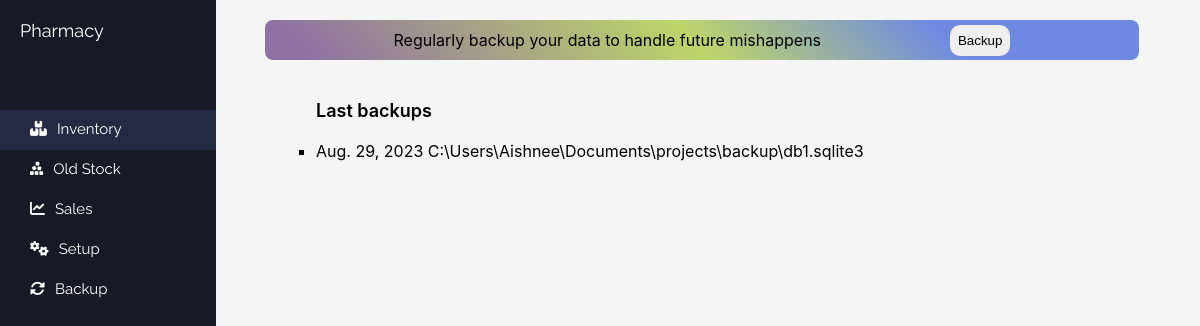
The app's page /backup (signed in) with its own data.
### inventory/models.py (models this page shows, shortened)
class backup(models.Model):
    name = models.CharField(max_length=100)
    date = models.DateField(auto_now_add=True)

### inventory/views.py (the view, shortened to what this page needs)
# urls.py: path('backup',backupdb),
@login_required
def backupdb(request):
    if checkProfile(request):
        return redirect('/setup')
    try:
        data = backup.objects.all()
        return render(request,'backup.html',{'data':data,'isData':True})
    except:
        return render(request,'backup.html',{'isData':False})

### inventory/views.py (called while the page is built)
def checkProfile(request):
    try:
        profile.objects.get(id=1)
    except:
        return True

### templates/backup.html (shortened to what this page needs)
<!DOCTYPE html>
<html lang="en">
<head>
</head>
<body>
    <nav>
        <div class="top">
            <h5 onclick="window.location.href = '/'">Pharmacy</h5>
        </div>
        <div class="navs">
            <div class="value active" onclick="window.location.href = '/inventory'"><i
                    class="fa-solid fa-boxes-stacked"></i>Inventory</div>
            <div class="value" onclick="window.location.href = '/oldstock'"><i class="fa-solid fa-cubes-stacked"></i>Old
                Stock</div>
            <div class="value" onclick="window.location.href = '/analyse'"><i class="fa-solid fa-chart-line"></i>Sales
            </div>
            <div class="value" onclick="window.location.href = '/setup'"><i class="fa-solid fa-gears"></i>Setup</div>
            <div class="value" onclick="window.location.href = '/backup'"><i class="fa-solid fa-rotate"></i>Backup</div>
        </div>
    </nav>
    <section>
        <div class="item"
            style="display: flex; align-items: center; justify-content: space-evenly; font-family: -apple-system, BlinkMacSystemFont, 'Segoe UI', Roboto, Oxygen, Ubuntu, Cantarell, 'Open Sans', 'Helvetica Neue', sans-serif; font-weight: 400;">
            Regularly backup your data to handle future mishappens
            <form action="" method="post">
                <button type="submit" style="padding: 8px; border: none; border-radius: 10px;">Backup</button>
            </form>
        </div>
        {%if isData%}
        <ul>
            <li>Last backups</li>
            {%for x in data%}
            <li>{{x.date}}  <span>{{x.name}}\db{{x.id}}.sqlite3</span></li>
            {%endfor%}
        </ul>
        {%else%}
        <ul>
            No backup data
        </ul>
        {%endif%}
    </section>
</html>
</body>

### templates/backup.html (style rules this page uses)
* { margin: 0; padding: 0; }
body { background-color: #f5f5f5; display: flex; }
nav { width: 18vw; background-color: #161a27; height: 100vh; color: white; font-family: 'Raleway', sans-serif; position: fixed; }
.top { width: 100%; height: 60px; }
.top>h5 { color: #fff; text-align: left; margin-left: 20px; padding-top: 20px; font-size: 18px; font-weight: 300; word-spacing: 10px; font-weight: 400; }
.navs { margin-top: 50px; width: 100%; }
.value { height: 30px; padding: 10px 0px 0 30px; cursor: pointer; font-size: 15px; }
.active { background-color: #232a43; }
.fa-solid { margin-right: 10px; }
section { margin-left: 18vw; width: 81vw; overflow-x: hidden; overflow-y: auto; }
.item { width: 90%; border-radius: 8px; background: rgb(126, 91, 149); background: -moz-linear-gradient(45deg, rgba(126, 91, 149, 0.8575805322128851) 5%, rgba(171, 203, 60, 0.7511379551820728) 49%, rgba(82, 114, 222, 0.8239670868347339) 77%); background: -webkit-linear-gradient(45deg, rgba(126, 91, 149, 0.8575805322128851) 5%, rgba(171, 203, 60, 0.7511379551820728) 49%, rgba(82, 114, 222, 0.8239670868347339) 77%); background: linear-gradient(45deg, rgba(126, 91, 149, 0.8575805322128851) 5%, rgba(171, 203, 60, 0.7511379551820728) 49%, rgba(82, 114, 222, 0.8239670868347339) 77%); filter: progid:DXImageTransform.Microsoft.gradient(startColorstr="#7e5b95", endColorstr="#5272de", GradientType=1); height: 40px; margin: 20px auto 0 auto }
ul { list-style-type: square; margin-left: 100px; margin-top: 40px; font-family: -apple-system, BlinkMacSystemFont, 'Segoe UI', Roboto, Oxygen, Ubuntu, Cantarell, 'Open Sans', 'Helvetica Neue', sans-serif; }
li:nth-child(1) { margin-bottom: 20px; font-size: 18px; font-weight: 600; list-style-type: none; }

### records on screen
backup: date "Aug. 29, 2023", name "C:\\Users\\Aishnee\\Documents\\projects\\backup", id "1"
